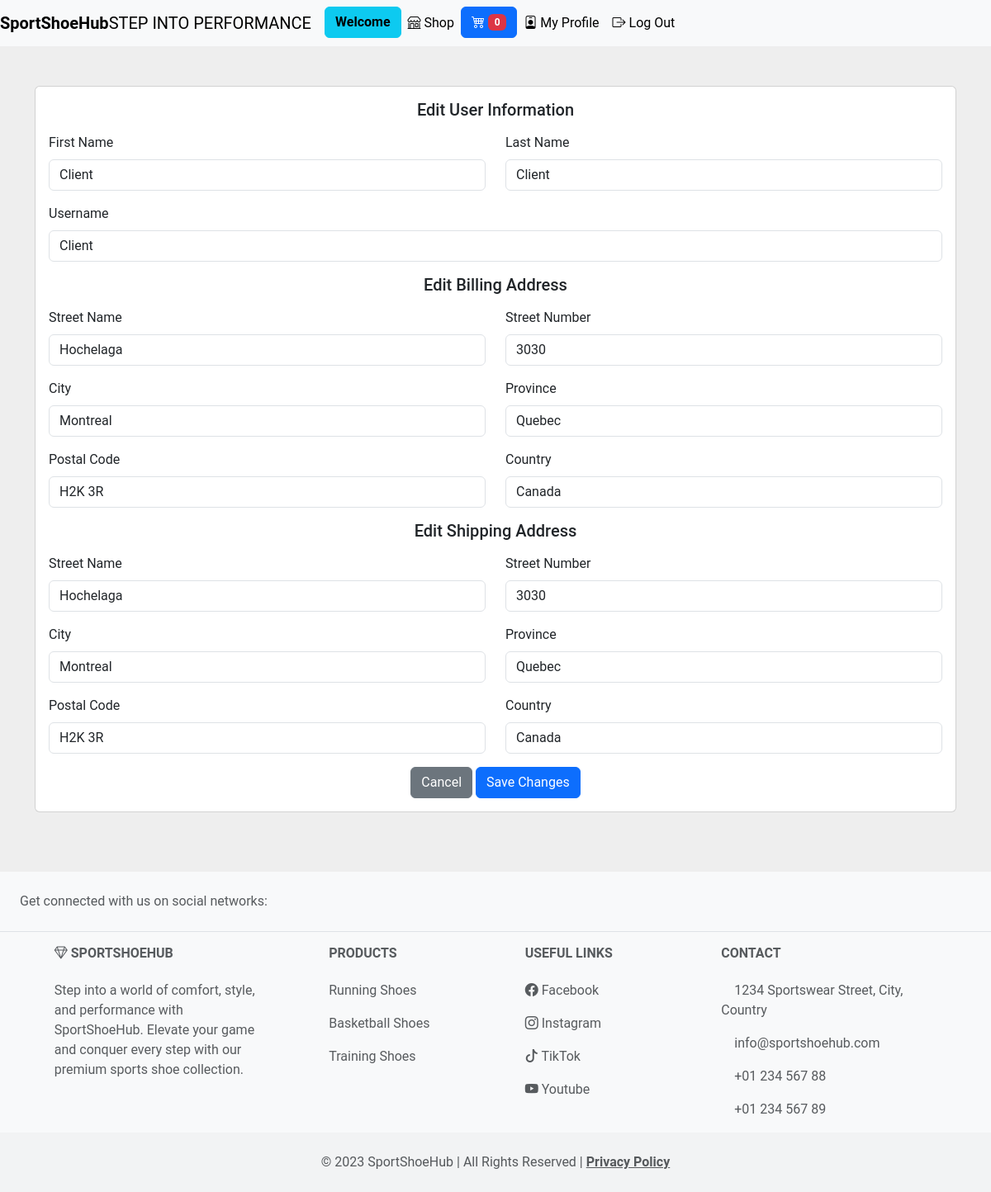
The app's page /views/editMyProfile.php (signed in) with its own data.
### tables this page shows
CREATE TABLE `user` (
  `id` bigint(20) NOT NULL,
  `token` varchar(255) NOT NULL,
  `username` varchar(40) DEFAULT NULL,
  `fname` varchar(40) DEFAULT NULL,
  `lname` varchar(40) DEFAULT NULL,
  `pwd` varchar(255) DEFAULT NULL,
  `billing_address_id` bigint(20) NOT NULL,
  `shipping_address_id` bigint(20) NOT NULL,
  `role_id` bigint(20) NOT NULL
);

CREATE TABLE `address` (
  `id` bigint(20) NOT NULL,
  `street_name` varchar(50) DEFAULT NULL,
  `street_nb` int(11) DEFAULT NULL,
  `city` varchar(50) DEFAULT NULL,
  `province` varchar(50) DEFAULT NULL,
  `zipcode` varchar(6) DEFAULT NULL,
  `country` varchar(50) DEFAULT NULL
);

### models/Crud.php (called while the page is built, shortened)
<?php
class Crud
{
    public $connexion;
    private function connect()
    {
        $host = "localhost";
        $db = "ecom2_project";
        $user = "root";
        $password = "";
        $dsn = "mysql:host=$host;dbname=$db;charset=UTF8";
        try {
            $this->connexion = new PDO($dsn, $user, $password);
            $this->connexion->setAttribute(PDO::ATTR_ERRMODE, PDO::ERRMODE_EXCEPTION);
        } catch (PDOException $e) {
            throw new Exception("Database connection failed: " . $e->getMessage());
        }
    }
    public function getById($table, $id)
    {
        $PDOStatement = $this->connexion->prepare("SELECT * FROM $table WHERE id = :id");
        $PDOStatement->bindParam(':id', $id, PDO::PARAM_INT);
        $PDOStatement->execute();
        return $PDOStatement->fetch(PDO::FETCH_ASSOC);
    }
    public function __destruct()
    {
        $this->connexion = null;
    }
}

### controllers/sessions.php (called while the page is built, shortened)
<?php
class SessionManager
{
    public static function getSessionData($key)
    {
        return isset($_SESSION[$key]) ? $_SESSION[$key] : null;
    }
}

### models/User.php (called while the page is built, shortened)
<?php
require_once('Crud.php');
require_once('Address.php');
class User extends Crud
{
    public function getUserById($id)
    {
        $user = $this->getById('user', $id);
        if ($user) {
            $billingAddress = $this->getAddressById($user['billing_address_id']);
            $shippingAddress = $this->getAddressById($user['shipping_address_id']);
            $user['billing_address'] = $billingAddress;
            $user['shipping_address'] = $shippingAddress;
        }
        return $user;
    }
    public function getAddressById($id)
    {
        $addressModel = new Address();
        return $addressModel->getAddressById($id);
    }
    public function getUserRole($id)
    {
        $user = $this->getUserById($id);
        return $user['role_id'];
    }
}

### models/Address.php (called while the page is built, shortened)
<?php
require_once('Crud.php');
class Address extends Crud
{
    public function getAddressById($id)
    {
        return $this->getById('address', $id);
    }
}

### views/editMyProfile.php (the view, shortened to what this page needs)
<?php
include "./includes/Header.php";
require_once('../controllers/sessions.php');
$userModel = new User();
$addressModel = new Address();
$user = $userModel->getUserById(SessionManager::getSessionData('user_id'));
$billingAddress = $addressModel->getAddressById($user['billing_address_id']);
$shippingAddress = $addressModel->getAddressById($user['shipping_address_id']);
?>
<main>
    <section style="background-color: #eee;">
        <div class="container py-5">
            <div class="row">
                <div class="col-lg-12">
                    <div class="card mb-4">
                        <div class="card-body">
                            <form method="post">
                                <h5 class="mb-3" style="text-align: center;">Edit User Information</h5>
                                <div class="row">
                                    <div class="col-md-6">
                                        <div class="mb-3">
                                            <label for="fname" class="form-label">First Name</label>
                                            <input type="text" class="form-control" id="fname" name="fname" value="<?= $user['fname']; ?>" required>
                                        </div>
                                    </div>
                                    <div class="col-md-6">
                                        <div class="mb-3">
                                            <label for="lname" class="form-label">Last Name</label>
                                            <input type="text" class="form-control" id="lname" name="lname" value="<?= $user['lname']; ?>" required>
                                        </div>
                                    </div>
                                </div>
                                <div class="mb-3">
                                    <label for="username" class="form-label">Username</label>
                                    <input type="text" class="form-control" id="username" name="username" value="<?= $user['username']; ?>" required>
                                </div>
                                <h5 class="mb-3" style="text-align: center;">Edit Billing Address</h5>
                                <div class="row">
                                    <div class="col-md-6">
                                        <div class="mb-3">
                                            <label for="billing_street_name" class="form-label">Street Name</label>
                                            <input type="text" class="form-control" id="billing_street_name" name="billing_street_name" value="<?= $billingAddress['street_name']; ?>" required>
                                        </div>
                                    </div>
                                    <div class="col-md-6">
                                        <div class="mb-3">
                                            <label for="billing_street_nb" class="form-label">Street Number</label>
                                            <input type="text" class="form-control" id="billing_street_nb" name="billing_street_nb" value="<?= $billingAddress['street_nb']; ?>" required>
                                        </div>
                                    </div>
                                </div>
                                <div class="row">
                                    <div class="col-md-6">
                                        <div class="mb-3">
                                            <label for="billing_city" class="form-label">City</label>
                                            <input type="text" class="form-control" id="billing_city" name="billing_city" value="<?= $billingAddress['city']; ?>" required>
                                        </div>
                                    </div>
                                    <div class="col-md-6">
                                        <div class="mb-3">
                                            <label for="billing_province" class="form-label">Province</label>
                                            <input type="text" class="form-control" id="billing_province" name="billing_province" value="<?= $billingAddress['province']; ?>" required>
                                        </div>
                                    </div>
                                </div>
                                <div class="row">
                                    <div class="col-md-6">
                                        <div class="mb-3">
                                            <label for="billing_zipcode" class="form-label">Postal Code</label>
                                            <input type="text" class="form-control" id="billing_zipcode" name="billing_zipcode" value="<?= $billingAddress['zipcode']; ?>" required>
                                        </div>
                                    </div>
                                    <div class="col-md-6">
                                        <div class="mb-3">
                                            <label for="billing_country" class="form-label">Country</label>
                                            <input type="text" class="form-control" id="billing_country" name="billing_country" value="<?= $billingAddress['country']; ?>" required>
                                        </div>
                                    </div>
                                </div>
                                <h5 class="mb-3" style="text-align: center;">Edit Shipping Address</h5>
                                <div class="row">
                                    <div class="col-md-6">
                                        <div class="mb-3">
                                            <label for="shipping_street_name" class="form-label">Street Name</label>
                                            <input type="text" class="form-control" id="shipping_street_name" name="shipping_street_name" value="<?= $shippingAddress['street_name']; ?>" required>
                                        </div>
                                    </div>
                                    <div class="col-md-6">
                                        <div class="mb-3">
                                            <label for="shipping_street_nb" class="form-label">Street Number</label>
                                            <input type="text" class="form-control" id="shipping_street_nb" name="shipping_street_nb" value="<?= $shippingAddress['street_nb']; ?>" required>
                                        </div>
                                    </div>
                                </div>
                                <div class="row">
                                    <div class="col-md-6">
                                        <div class="mb-3">
                                            <label for="shipping_city" class="form-label">City</label>
                                            <input type="text" class="form-control" id="shipping_city" name="shipping_city" value="<?= $shippingAddress['city']; ?>" required>
                                        </div>
                                    </div>
                                    <div class="col-md-6">
                                        <div class="mb-3">
                                            <label for="shipping_province" class="form-label">Province</label>
                                            <input type="text" class="form-control" id="shipping_province" name="shipping_province" value="<?= $shippingAddress['province']; ?>" required>
                                        </div>
                                    </div>
                                </div>
                                <div class="row">
                                    <div class="col-md-6">
                                        <div class="mb-3">
                                            <label for="shipping_zipcode" class="form-label">Postal Code</label>
                                            <input type="text" class="form-control" id="shipping_zipcode" name="shipping_zipcode" value="<?= $shippingAddress['zipcode']; ?>" required>
                                        </div>
                                    </div>
                                    <div class="col-md-6">
                                        <div class="mb-3">
                                            <label for="shipping_country" class="form-label">Country</label>
                                            <input type="text" class="form-control" id="shipping_country" name="shipping_country" value="<?= $shippingAddress['country']; ?>" required>
                                        </div>
                                    </div>
                                </div>
                                <div class="text-center">
                                    <a href="./MyProfile.php" class="btn btn-secondary">Cancel</a>
                                    <button type="submit" class="btn btn-primary">Save Changes</button>
                                </div>
                            </form>
                        </div>
                    </div>
                </div>
            </div>
        </div>
    </section>
</main>
<?php include './includes/Footer.php'; ?>

### public/css/style.css (style rules this page uses)
body { margin: 0; background: linear-gradient(to right bottom, rgb(240, 236, 238), rgb(124, 157, 167), rgb(196, 128, 138)); min-height: 100vh; font-family: "Roboto", sans-serif; }

### records on screen
user: fname "Client", lname "Client", username "Client"
address: billing_street_name "Hochelaga", billing_street_nb "3030", billing_city "Montreal", billing_province "Quebec", billing_zipcode "H2K 3R", billing_country "Canada", shipping_street_name "Hochelaga", shipping_street_nb "3030", shipping_city "Montreal", shipping_province "Quebec", shipping_zipcode "H2K 3R", shipping_country "Canada"

### other values on screen
$cartQuantity "0"
